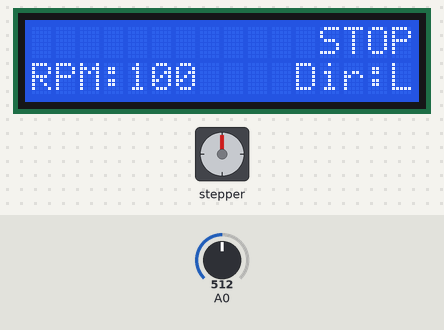
A sketch run on a simulated Arduino Uno, built with avr-gcc and run on an emulated ATmega328P. Shown: stepper motor, 16×2 character LCD. Wiring (inferred from the names in the program): stepper motor driver (200 steps per turn assumed): step pin 3; direction pin 2; enable A1. The inputs (shaded band) are chosen by the test bench; at power-on: A0 = 512.

Above: at 1.2 s.
1.3 s: A0 set to 592
2.8 s: A0 set to 613
At 3.5 s:
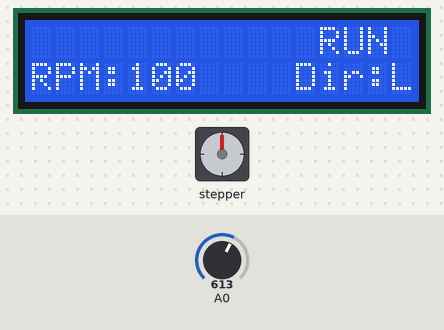
5.8 s: A0 set to 40
At 7.4 s:
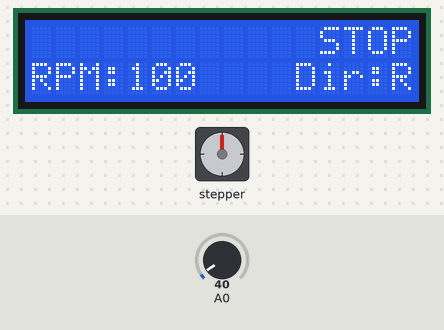
8.1 s: A0 set to 392
At 8.26 s:
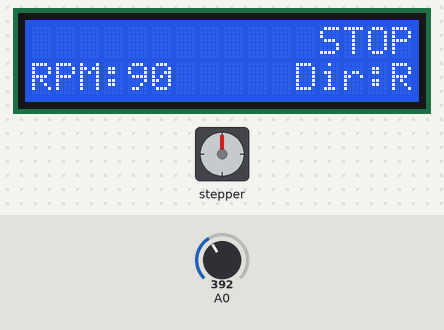
9.6 s: A0 set to 417
At 10.8 s:
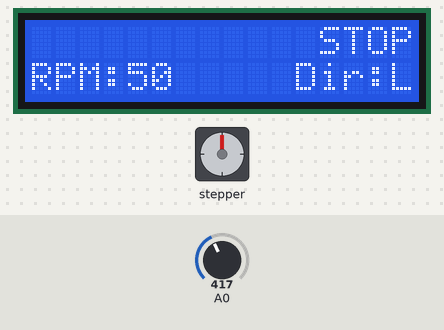
11.1 s: A0 set to 53
At 11.26 s:
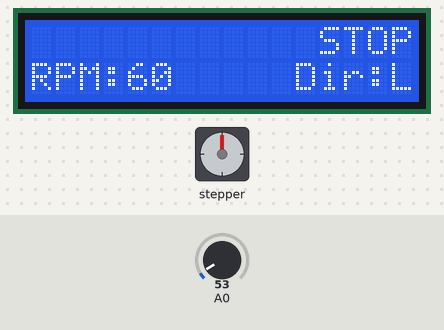
12.6 s: A0 set to 47
At 13.3 s:
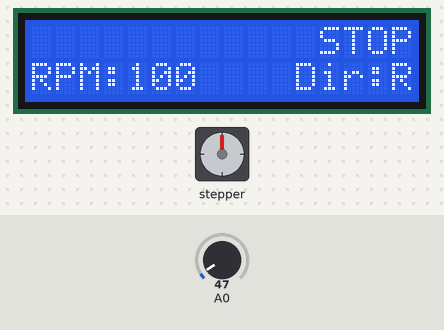
Timing chart, 0 to 15.1 s (numbered marks = the images above; inputs shaded):
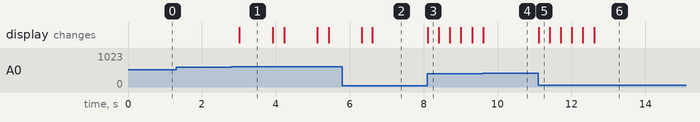

Measured:
- the behaviour switches between 599 and 600 on A0 (found by bisection; images 0 and 1)
- the behaviour switches between 399 and 400 on A0 (found by bisection; images 3 and 4)
- the behaviour switches between 50 and 49 on A0 (found by bisection; images 5 and 6)
- after the input at 1.3 s, every drawn part: stays the same
- after the input at 2.8 s, the display: changes after 0.21 s (image 1)
- after the input at 5.8 s, the display: first differs from a run without the input after 0.81 s (image 2)
- after the input at 8.1 s, the display: changes at once (image 3)
- after the input at 9.6 s, the display: changes at once (image 4)
- after the input at 11.1 s, the display: changes at once (image 5)
- after the input at 12.6 s, the display: changes at once (image 6)

The sketch:

DjDisk.ino
```cpp
#include <LiquidCrystal.h>

// LCD1602 keypad 接腳：RS, E, D4, D5, D6, D7（LCD Keypad Shield 預設）
LiquidCrystal lcd(8, 9, 4, 5, 6, 7);

// 馬達控制腳位
const int stepPin = 3;
const int dirPin = 2;
const int enablePin = A1;


int rpm = 100;
int currentRpm = 5;
int maxRpm = 500;
int minRpm = 10;
int stepsPerRev = 200;
bool dirForward = false;
bool motorRunning = false;
bool motorEnable = false;
unsigned long lastCheckButton = 0;
unsigned long prevStepTime = 0;
unsigned long lastAdjustTime = 0;
int currentStepDelayUs = 0;

bool lastDirection = true;  // 儲存上一次方向

void updateDisplay() {
  lcd.clear();
  lcd.setCursor(12, 0);
  lcd.print(motorEnable ? "RUN" : "STOP");
  lcd.setCursor(0, 1);
  lcd.print("RPM:");
  lcd.print(rpm);
  // 顯示實際轉動物體的轉速, 馬達30齒, 轉盤25齒
  //int actualRpm = rpm * 1.2;
  //lcd.print(actualRpm);
  lcd.setCursor(10, 1);
  lcd.print(" Dir:");
  lcd.print(dirForward ? "R" : "L");
  lcd.setCursor(12, 0);
}

bool checkButton() {
  int key = analogRead(A0);

  if (motorRunning == false) {
    if (key < 50) { //RIGHT
      dirForward = true;
      goto keyin;
    }
    else if (key < 200) { //UP
      rpm += 10;
      if (rpm > maxRpm)
        rpm = maxRpm;
      goto keyin;
    }
    else if (key < 400) { //DOWN
      rpm -= 10;
      if (rpm < minRpm)
        rpm = minRpm;
      goto keyin;
    }
    else if (key < 600) { //LEFT
      dirForward = false;
      goto keyin;
    }
    else if (key < 800) { //SELECT
      motorEnable = true;
      goto keyin;
    }
  }
  else {
    if ((key >= 600) && (key < 800)) { //SELECT
      motorEnable = false;
      //lcd.print("STOP");
    }
  }

  return false;

keyin:
  updateDisplay();
  return true;
}

void updateCurrentSpeed() {
  if (motorEnable == true) {
    if (millis() - lastAdjustTime >= 10)
      goto adjustTime;
  }
  else {
    if (millis() - lastAdjustTime >= 20)
      goto adjustTime;
  }

  return;

adjustTime:
  lastAdjustTime = millis();
  if (motorEnable == true) {
    if (currentRpm < rpm) {
      currentRpm++;
      goto update;
    }
    else if (currentRpm > rpm) {
      currentRpm--;
      goto update;
    }
  }
  else {
    if (currentRpm > 5) {
      currentRpm--;
      goto update;
    }
    else {
      motorRunning = false;
      updateDisplay();
    }
  }
  return;

update:
  if (currentRpm > 0) //馬達30齒, 轉盤25齒
    currentStepDelayUs = 60000000L / currentRpm / stepsPerRev / 1.2;

}

void setup() {
  pinMode(stepPin, OUTPUT);
  pinMode(dirPin, OUTPUT);
  pinMode(enablePin, OUTPUT);

  digitalWrite(enablePin, LOW);  // 預設關閉 ENA
  digitalWrite(dirPin, HIGH);
  digitalWrite(stepPin, HIGH);

  lcd.begin(16, 2);
  updateDisplay();
}

void loop() {
  unsigned long now;

  now = micros();
  if (now >= lastCheckButton) {
    if (now - lastCheckButton < 300000)
      goto skipCheckButton;
  }
  else {
    if (now + lastCheckButton < 300000)
      goto skipCheckButton;
  }
  checkButton();
  lastCheckButton = now;

skipCheckButton:
  if (motorEnable == true) {
    if (motorRunning == false) {
      digitalWrite(enablePin, HIGH);
      delayMicroseconds(10);
      if (lastDirection != dirForward) {
        digitalWrite(dirPin, dirForward ? LOW : HIGH);
        delayMicroseconds(5);  // DIR 等待
        lastDirection = dirForward;
      }
      motorRunning = true;
    }
    goto motorControl;
  }
  else {
    if (motorRunning == true)
      goto motorControl;
    else
      digitalWrite(enablePin, LOW);
  }
  return;

motorControl:
  updateCurrentSpeed();

  now = micros();
  if (now >= prevStepTime) {
    if (now - prevStepTime >= currentStepDelayUs)
      goto setStep;
  }
  else {
    if (now + prevStepTime >= currentStepDelayUs)
      goto setStep;
  }
  return;

setStep:
  digitalWrite(stepPin, LOW);
  delayMicroseconds(5);
  digitalWrite(stepPin, HIGH);
  prevStepTime = now;
}
```
